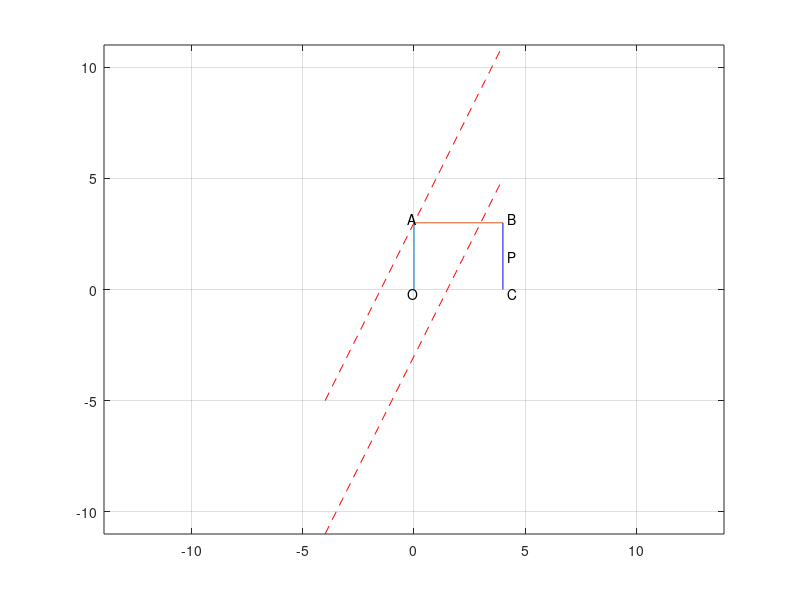

This chart was generated by the following MATLAB code:
%x=-4:4
%y1=2*x+3;y2=2*x-3;
%plot(x,y1,x,y2,'--r')
%#legend('exp(-0.5x)sin(5x)','exp(-0.5x)')
%title("My first figure")


Xsacle =  1
x=-4:0.2:4
#axis([-4 -4 4 4])
#y=[x;2*x+3;2*x-3;x=4;y=3]
y=[2*x+3;2*x-3]
plot(x,y,'--r')
grid on
#axis([-4 -4 4 4])
axis tight equal

hold on 
x1=[0,0]
y1=[0,3]

x2=[0,4]
y2=[3,3]

x3=[4 4]
y3=[3 0]
plot(x1,y1,x2,y2,x3,y3,'b')

text(-0.3, -0.2,"O")
text(-0.3,3.2,"A")
text(4.2,3.2,"B")
text(4.2,-0.2,"C")
text(4.2,1.5,"P")

%hold on 
%plot(x3,y3,'g')
